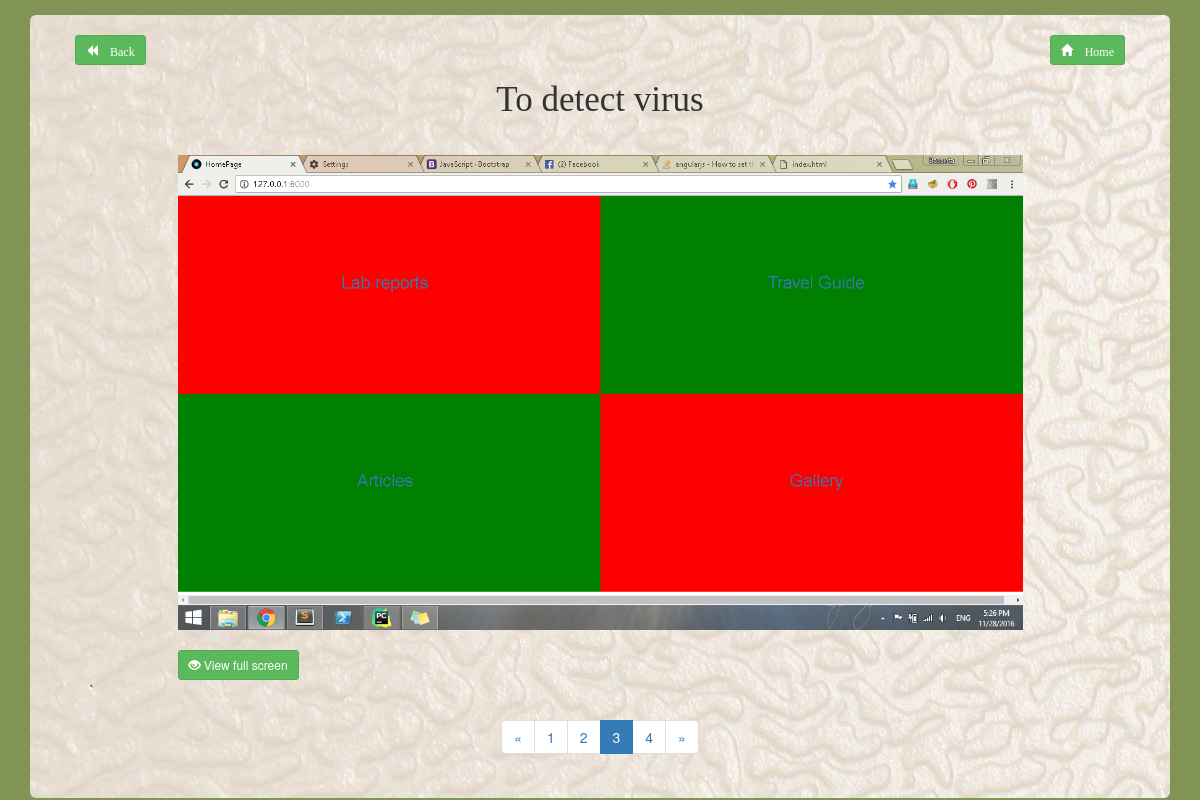
The page /practicals/5/?page=3 on the database its author committed.
### practicals/models.py (models this page shows, shortened)
class Practical(models.Model):
    title = models.CharField(max_length=500)
    subject = models.ForeignKey(Subject, on_delete=models.CASCADE)
    def __str__(self):
        return self.title

class Photo(models.Model):
    practical = models.ForeignKey(Practical, blank=False, on_delete=models.CASCADE)
    index = models.IntegerField()
    image = models.ImageField()

### practicals/views.py (the view)
# urls.py: url(r'^(?P<practical_id>[0-9]+)/$', views.detail, name='detail'),
def detail(request, practical_id):
    photo = Photo.objects.filter(practical=practical_id)
    practical = get_object_or_404(Practical, pk=practical_id)
    paginator= Paginator(photo,1)
    page = request.GET.get('page')
    try:
       photo = paginator.page(page)
    except PageNotAnInteger:
       photo = paginator.page(1)
    except EmptyPage:
       photo = paginator.page(paginator.num_pages)
    return render(request, 'practicals/detail.html',{'photo':photo, 'practical':practical})

### practicals/templates/practicals/detail.html (shortened to what this page needs)
{% extends 'practicals/base.html' %}
{% block body %}
    <div class="row">
    <div class="back-btn">
        <a href="{% url 'practicals:index' %}">
            <button type="button" class="btn btn-success btn-sm">
                <span class="glyphicon glyphicon-backward"> Back</span>
            </button>
        </a>
    </div>
    <div class="home-btn">
        <a href="{% url 'main_menu:index' %}">
        <button type="button" class="btn btn-success btn-sm">
            <span class="glyphicon glyphicon-home"> Home</span>
        </button>
        </a>
    </div>
    <br><br>
{% for phot in photo %}
    <div class="heading">{{ practical }}</div>
        <div class="col-md-offset-1 col-md-10">
            {% if phot.image %}
                 <img src="{{ phot.image.url }}" class="img-responsive">
             {% else %}
                 <h3>No image to display</h3>
            {% endif %}
            <br>
            <a target="_blank" href="{{ phot.image.url }}">
                <button type="button" class="btn btn-success btn-sm">
                    <span class="glyphicon glyphicon-eye-open"></span>&nbsp;View full screen
                </button>
            </a>
        </div>
    </div>
    `{% endfor %}
    <nav>
    <div class="text-center">
    <ul class="pagination pagination-centered">
        {% if photo.has_previous %}
                <li><a href="?page={{ photo.previous_page_number }}">&laquo;</a></li>
            {% else %}
                <li class="disabled"><span>&laquo;</span></li>
            {% endif %}
        {% for i in photo.paginator.page_range %}
         {% if photo.number == i %}
            <li class="active"><span>{{ i }} <span class="sr-only">(current)</span></span></li>
         {% else %}
             <li><a href="?page={{ i }}">{{ i }}</a></li>
         {% endif %}
        {% endfor %}
        {% if photo.has_next %}
                <li><a href="?page={{ photo.next_page_number }}">&raquo</a></li>
            {% else %}
                <li class="disabled"><span>&raquo;</span></li>
            {% endif %}
    </ul>
    </div>
    </nav>
{% endblock %}

### practicals/static/practicals/css/style.css (style rules this page uses)
body { background-color: #829356; }
.home-btn { float: right; }
.back-btn { float: left; }
.heading { font-size: 2.5em; font-family: 'Tillana', cursive; text-align: center; padding-bottom: 30px; }

### rows shown on the page
Photo: image (picture)
Practical: title "To detect virus"

### other values the page prints
{{ i }} "1" "2" "4"
{{ i }} "3"
